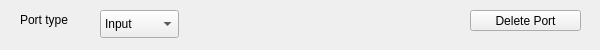
<?xml version="1.0" encoding="UTF-8"?>
<!--
Autori: Juraj Kula (xkulaj02), Michal Vaško (xvasko14)
Popis: Generovaný súbor
-->
<ui version="4.0">
 <class>portForm</class>
 <widget class="QWidget" name="portForm">
  <property name="geometry">
   <rect>
    <x>0</x>
    <y>0</y>
    <width>600</width>
    <height>50</height>
   </rect>
  </property>
  <property name="windowTitle">
   <string>Form</string>
  </property>
  <widget class="QComboBox" name="io">
   <property name="geometry">
    <rect>
     <x>100</x>
     <y>10</y>
     <width>79</width>
     <height>28</height>
    </rect>
   </property>
   <item>
    <property name="text">
     <string>Input</string>
    </property>
   </item>
   <item>
    <property name="text">
     <string>Output</string>
    </property>
   </item>
  </widget>
  <widget class="QLabel" name="label_3">
   <property name="geometry">
    <rect>
     <x>20</x>
     <y>10</y>
     <width>63</width>
     <height>20</height>
    </rect>
   </property>
   <property name="text">
    <string>Port type</string>
   </property>
  </widget>
  <widget class="QPushButton" name="pushButton">
   <property name="geometry">
    <rect>
     <x>470</x>
     <y>10</y>
     <width>111</width>
     <height>21</height>
    </rect>
   </property>
   <property name="text">
    <string>Delete Port</string>
   </property>
  </widget>
 </widget>
 <resources/>
 <connections/>
</ui>
